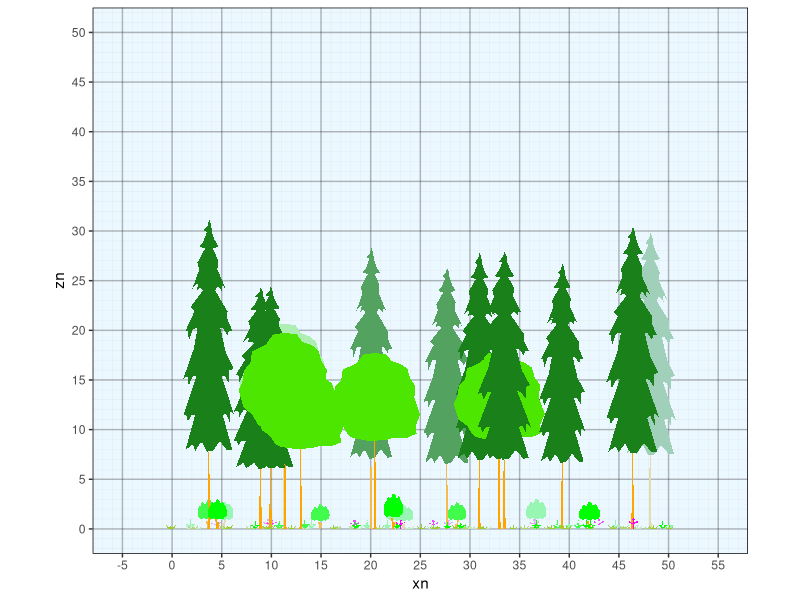

Recreate this plot in R.
library(dplyr)
library(ggplot2)

setwd(dirname(rstudioapi::getActiveDocumentContext()$path))

make_hex_stand <- function(hects=1, minsize=1){
  #scale larger
  x = (1:(100*hects))
  y = (1:(116*hects))
  set.seed(42)
  m <- merge(x,y) |> as.data.frame()
  m <- m |> mutate(x = ifelse(floor(y/2)==y/2, x-0.5,x), y = round(y*(3^0.5)/2,2), wt=1)
  pref=3
  f= pref^1
  mx1 <- merge(x*f,y*f) |> as.data.frame() |> mutate(x = ifelse(floor(y/2)==y/2, x-f*0.5,x), y = round(y*(3^0.5)/2,2), wt=f^2)  |> subset(x <=100*hects & y <= 100*hects)
  f = pref^2
  mx2 <- merge(x*f,y*f) |> as.data.frame() |> mutate(x = ifelse(floor(y/2)==y/2, x-f*0.5,x), y = round(y*(3^0.5)/2,2), wt=f^2)  |> subset(x <=100*hects & y <= 100*hects)
  f = pref^3
  mx3 <- merge(x*f,y*f) |> as.data.frame() |> mutate(x = ifelse(floor(y/2)==y/2, x-f*0.5,x), y = round(y*(3^0.5)/2,2), wt=f^2)  |> subset(x <=100*hects & y <= 100*hects)
  mm <- rbind(m,mx1,mx2,mx3) |> group_by(x,y) |> summarise(wt=max(wt)) |> as.data.frame()
  mm <- mm |> mutate(x = x*minsize, y = y*minsize)
  colnames(mm) <- c('xp','yp','wt')
  rownames(mm) <- 1:nrow(mm) |> as.numeric()
  mm$stumpid <- rownames(mm)
  return(mm)
}

# ggplot()+
#   geom_point(data=stand, aes(x=x,y=z,size=wt), color='white')+
#   geom_point(data=stand1, aes(x=x,y=z), color='pink', size=0.5) +
#   geom_point(data=stumps, aes(x=x,y=z), color='black', size=0.5)+
#   coord_fixed(ratio = 1)





conifer1 <- read.csv('conifer1.csv') |> data.frame(name='conifer1', fill="#1A801A", color='darkgreen')
conifer2 <- read.csv('conifer2.csv') |> data.frame(name='conifer2', fill='darkgreen', color='darkgreen')
cloud1 <- read.csv('cloud1.csv') |> data.frame(name='cloud1', fill='green', color='darkgreen')
flattop <- read.csv('flattop.csv') |> data.frame(name='flattop', fill='green', color='darkgreen')
flattop2 <- read.csv('flattop2.csv') |> data.frame(name='flattop2', fill='green', color='darkgreen')
blob <- read.csv('blob.csv') |> data.frame(name='blob', fill="#4DE600", color='darkgreen')
palm <- read.csv('palm.csv') |> data.frame(name='palm', fill='green', color='darkgreen')|> mutate(x=round(x,2),y=round(y,2))
trunk <- read.csv('trunk.csv') |> data.frame(name='trunk', fill='orange', color='brown')|> mutate(x=round(x,2),y=round(y,2))
triangle <- data.frame(x=c(-0.5, 0, 0.5),y=c(0, 1, 0), name='triangle', fill='darkgreen', color='darkgreen')
dome <- data.frame(x=c(-1,
                       -0.9,
                       -0.75,
                       -0.5,
                       -0.25,
                       0,
                       0.25,
                       0.5,
                       0.75,
                       0.9,
                       1)/2,
                   y=(c(0,
                        0.5,
                        0.7,
                        0.9,
                        0.95,
                        1.00,
                        0.95,
                        0.9,
                        0.7,
                        0.5,
                        0)), name='dome', fill='green', color='darkgreen')
sticks <- data.frame(x=c(-0.075,-0.13,-0.12,-0.025,-0.005,0.005,0.025,0.12,0.13,0.075),y=c(0,1,1,0,1,1,0,1,1,0), name='sticks', fill='orange', color='brown')


grassy <- data.frame(x=c(-0.3, -0.5, -0.1,  0.0,  0.1,  0.5,  0.3), y=c(0,0.85,0,1,0,0.85,0), name='grassy', fill='yellowgreen', color="#4D8000")


forby <- data.frame(x=c(-0.04, -0.04, -0.32, -0.38, -0.45, -0.50, -0.45, -0.38, -0.32, -0.04, -0.04, -0.13, -0.12,  0.00,  0.10,  0.12,  0.03,  0.04,  0.29,  0.34,  0.44,  0.50,  0.43,  0.34,  0.30, 0.04, 0.05, -0.04), 
                          y=c(0, 0.39, 0.57, 0.52, 0.52, 0.61, 0.7, 0.7, 0.61, 0.45, 0.78, 0.82, 0.95, 1, 0.95, 0.82, 0.78, 0.45, 0.68, 0.76, 0.77, 0.68, 0.59, 0.59, 0.63, 0.39, 0, 0), name='forby', fill='magenta', color='darkgreen')
ferny <- data.frame(x=c(-0.09, -0.12, -0.16, -0.22, -0.31, -0.50, -0.28, -0.12, -0.15, -0.10, -0.06, -0.06, -0.13, -0.05, -0.01,  0.06,  0.02,  0.00,  0.03, -0.05, -0.04,  0.02,  0.10,  0.09,  0.24, 0.50,  0.27,  0.17,  0.11,  0.03, -0.03, -0.09), 
                          y=c(0, 0.13, 0.2, 0.1, 0.29, 0.41, 0.43, 0.32, 0.24, 0.15, 0.02, 0.38, 0.44, 0.88, 0.96, 1, 0.94, 0.85, 0.42, 0.38, 0.03, 0.16, 0.28, 0.4, 0.45, 0.44, 0.27, 0.12, 0.25, 0.13, 0, 0), name='ferny', fill='green', color='darkgreen')

shapes <- rbind(conifer1,conifer2,cloud1,flattop,flattop2,blob,trunk,triangle,dome,sticks,grassy,forby,ferny)
colnames(shapes) <- c("x","z","shape","fill","color")
# ggplot() +geom_polygon(data=shapes, aes(x=x,y=z,  group = shape, fill=fill, color=color), alpha=0.8)


ht.max = 5
ht.min = 2
crwd = 2
dbh = 30

colormixer <- function(colorname, mixcolor, p){
  ccc <- col2rgb(colorname)
  ccc <- data.frame(r = ccc[1,],   g = ccc[2,],   b = ccc[3,])
  mmm <- col2rgb(mixcolor)
  new <- ccc |> mutate(r = r*(1-p)+mmm[1,1]*p,
                       g = g*(1-p)+mmm[2,1]*p,
                       b = b*(1-p)+mmm[3,1]*p)
  new <- rgb(new$r/255,new$g/255,new$b/255)
  return(new)
}


make_tree <- function(ht.max, ht.min,crwd,dbh, crshape, stshape){
  crown <- subset(shapes, shape %in% crshape) |> mutate(x=x*crwd, z=z*(ht.max-ht.min)+ht.min, obj='crown')
  base <- subset(shapes, shape %in% stshape) |> mutate(x=x*dbh/100*1.1, z=z*(ht.min), obj='stem') 
  tree = rbind(crown, base)
  tree$ptord <- rownames(tree) |> as.numeric()
  return(tree)}
make_shrub <- function(ht.max, ht.min,crwd, crshape, stshape){
  crown <- subset(shapes, shape %in% crshape)  |> mutate(x=x*crwd, z=z*(ht.max-ht.min)+ht.min, obj='crown')
  base <- subset(shapes, shape %in% stshape) |> mutate(x=x*crwd*0.8, z=z*(ht.min), obj='stem') 
  shrub = rbind(crown, base)
  shrub$ptord <- rownames(shrub) |> as.numeric()
  return(shrub)}
make_herb <- function(ht.max,crwd, crshape){
  herb <- subset(shapes, shape %in% crshape)  |> mutate(x=x*crwd, z=z*ht.max, obj='herb')
  herb$ptord <- rownames(herb) |> as.numeric()
  return(herb)}

make_plant<- function(fun, ht.max, ht.min,crwd,dbh, crshape, stshape){
  if(fun %in% 'T'){
    plant <- make_tree(ht.max, ht.min,crwd,dbh, crshape, stshape)}else
      if(fun %in% 'S'){
        plant <- make_shrub(ht.max, ht.min, crwd, crshape, stshape)}else
        {
          plant <- make_herb(ht.max,crwd, crshape)}
}
# tree <- make_tree(ht.max=20,ht.min=7.5,crwd = 5,dbh = 30, crshape='blob', stshape='trunk') 
# tree2 <- make_tree(ht.max=30,ht.min=7.5,crwd = 5,dbh = 30, crshape='conifer1', stshape='trunk')  
# shrub <- make_shrub(ht.max=3,ht.min=1,crwd=2, crshape='cloud1', stshape='sticks')  
# grass <- make_herb(ht.max=0.5,crwd=1, crshape='grassy')  
# fern <- make_herb(ht.max=1,crwd=1, crshape='ferny')  
# forb <- make_herb(ht.max=1,crwd=1, crshape='forby')  

#raw information about the strata
strats <- data.frame(stratid = c(1:6), stems = c(5,10,10,50,20,10), fun = c('T','T','S','H','H','H'),
                     ht.max=c(20,30,3,0.5,1,1),ht.min=c(10,7.5,1,NA,NA,NA),
                     crwd = c(9,5,2,1,1,1),dbh = c(30,30,NA,NA,NA,NA),
                     crshape=c('blob','conifer1','cloud1','grassy','ferny','forby'), stshape=c('trunk','trunk','sticks',NA,NA,NA))

#make stand
stand <- make_hex_stand(0.5,1) |> subset(yp >= 15 & yp < 35) |> mutate(wtn = wt, stratid = NA)
#define counts per stratum

for (i in 1:nrow(strats)){#i=1
  thistrat = strats$stratid[i]
  nstems = strats$stems[i]
  newstumps <- sample(stand$stumpid, size = nstems, prob = stand$wtn)
  stand <- stand |> mutate(wtn = ifelse(stand$stumpid %in% newstumps, 0, wtn), 
                           stratid = ifelse(stand$stumpid %in% newstumps, thistrat,stratid))
}

#Create shapes of the right size, then distribute into the stump positions.
for (i in 1:nrow(strats)){#i=1
  thistrat <- strats[i,]
plant0 <- make_plant(thistrat$fun, thistrat$ht.max, thistrat$ht.min,thistrat$crwd,thistrat$dbh, thistrat$crshape, thistrat$stshape)
stumps0 <- stand |> subset(stratid %in% i)
plant0 <- merge(stumps0, plant0) |> mutate(objid = paste0(obj,stumpid))
if(i==1){plants <- plant0}else{plants <- rbind(plants,plant0)}
}

# stumps1 <- stand |> subset(stratid %in% 1)
# stumps2 <- stand |> subset(stratid %in% 2)
# stumps3 <- stand |> subset(stratid %in% 3)
# stumps4 <- stand |> subset(stratid %in% 4)
# stumps5 <- stand |> subset(stratid %in% 5)
# stumps6 <- stand |> subset(stratid %in% 6)
# 
# trees0 <- merge(stumps1, tree) |> mutate(objid = paste0(obj,stumpid))
# trees1 <- merge(stumps2, tree2)  |> mutate(objid = paste0(obj,stumpid))
# shrubs <- merge(stumps3, shrub)  |> mutate(objid = paste0(obj,stumpid))
# grasses <- merge(stumps4, grass)  |> mutate(objid = paste0(obj,stumpid))
# ferns <- merge(stumps5, fern)  |> mutate(objid = paste0(obj,stumpid))
# forbs <- merge(stumps6, forb)  |> mutate(objid = paste0(obj,stumpid))
# plants <- rbind(trees0, trees1, shrubs, grasses, ferns, forbs)

#randomize sizes and positions
plants <- plants |> group_by(stumpid) |> 
  mutate(ht.max = max(z), crwd = max(x)-min(x),
         xpp = xp + runif(1, min = -0.8, max = 0.8),#shift position on grid
         zr = rnorm(1,ht.max, ht.max/10)/ht.max,#deviation in height
         xr = (rnorm(1,ht.max, ht.max/10)/ht.max+rnorm(1,crwd, crwd/10)/crwd)/2,#deviation in width partially related to height
         xn = x*xr+xpp,#resized width and put on new position
         zn = z*zr*(1-1/15))#resized height adjusted downward show that variation is less than max height in the field

#rearrange stems depth drawing order
plants <- plants |> arrange(yp,stumpid, objid, ptord)
ypmax <- max(plants$yp)
ypmin <- min(plants$yp)
ypwid <- ypmax-ypmin
crowns1 <- plants |> subset(yp < ypmin+ypwid/3 & obj %in% c('crown','herb')) |> 
  mutate(fill=colormixer(fill, "#D9F2FF", 0.7), color=colormixer(color, "#D9F2FF", 0.7))
crowns2 <- plants |> subset(yp < ypmax-ypwid/3 & yp >= ypmin+ypwid/3 & obj %in% c('crown','herb'))|> 
  mutate(fill=colormixer(fill, "#D9F2FF", 0.3), color=colormixer(color, "#D9F2FF", 0.3))
crowns3 <- plants |> subset(yp >= ypmax-ypwid/3 & obj %in% c('crown','herb'))
stems1 <- plants |> subset(yp < ypmin+ypwid/3 & obj %in% 'stem')|> 
  mutate(fill=colormixer(fill, "#D9F2FF", 0.7), color=colormixer(color, "#D9F2FF", 0.7))
stems2 <- plants |> subset(yp < ypmax-ypwid/3 & yp >= ypmin+ypwid/3 & obj %in% 'stem')|> 
  mutate(fill=colormixer(fill, "#D9F2FF", 0.3), color=colormixer(color, "#D9F2FF", 0.3))
stems3 <- plants |> subset(yp >= ypmax-ypwid/3 & obj %in% 'stem')

plants2 <- rbind(crowns1,crowns2,crowns3,stems1,stems2,stems3)

# ggplot()+
#   geom_point(aes(x=1,y=1))+  
#   theme(panel.background = element_rect(fill = rgb(0.4,0.6,0.5)))

pcolor <- plants2$color |> unique() |> sort()
pfill <- plants2$fill |> unique()|> sort()



ggplot() +
  geom_polygon(data=stems1, aes(x=xn,y=zn,group=objid, fill=fill, color=color), alpha=1, linewidth=0.01)+
  geom_polygon(data=crowns1, aes(x=xn,y=zn,group=objid, fill=fill, color=color), alpha=1, linewidth=0.01)+
  geom_polygon(data=stems2, aes(x=xn,y=zn,group=objid, fill=fill, color=color), alpha=1, linewidth=0.01)+
  geom_polygon(data=crowns2, aes(x=xn,y=zn,group=objid, fill=fill, color=color), alpha=1, linewidth=0.01)+
  geom_polygon(data=stems3, aes(x=xn,y=zn,group=objid, fill=fill, color=color), alpha=1, linewidth=0.01)+
  geom_polygon(data=crowns3, aes(x=xn,y=zn,group=objid, fill=fill, color=color), alpha=1, linewidth=0.01)+
  scale_fill_manual(values=pfill)+
  scale_color_manual(values=pcolor)+
  theme(legend.position = "none", 
        panel.background = element_rect(fill = rgb(0.85,0.95,1,0.5),
                                        colour = "black",
                                        linewidth = 0.5, linetype = "solid"),
        panel.grid.major = element_line(linewidth = 0.5, linetype = 'solid',
                                        colour = rgb(0.1, 0.1, 0.1, 0.3)), 
        panel.grid.minor = element_line(linewidth = 0.1, linetype = 'solid',
                                        colour = rgb(0.1, 0.1, 0.1, 0.1))
  )+
  coord_fixed(ratio = 1)+
  scale_y_continuous(trans='identity', breaks = c(-10:(120/5))*5,minor_breaks = c(-10:(120)), limits = c(0,50))+
  scale_x_continuous(breaks = c(-10:(120/5))*5, minor_breaks = c(-10:(120)), limits = c(-5,55))
